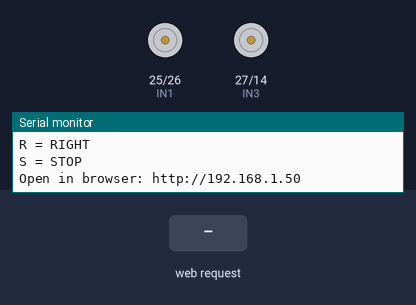
The sketch below on a simulated ESP32. Parts: motor-driver pin pairs drawn as motors (green arrow = first pin HIGH = forward, orange = second pin HIGH = backward, longer = more drive), the last lines printed to the serial monitor. The inputs (shaded band) are chosen by the test bench. WiFi joins after 1.5 s; servers stay silent unless stated.

Above: at 3.7 s.
3.8 s: HTTP request GET /control?move=F received
At 4.7 s:
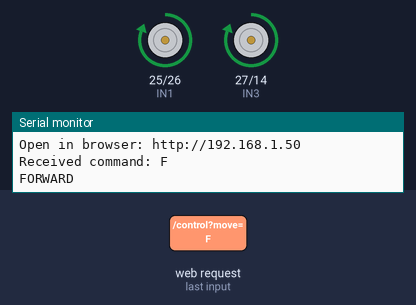
5.3 s: HTTP request GET /control?move=B received
At 5.9 s:
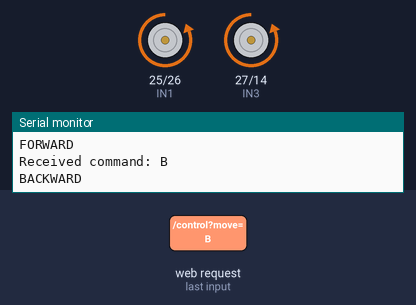
6.8 s: HTTP request GET /control?move=L received
At 8.0 s:
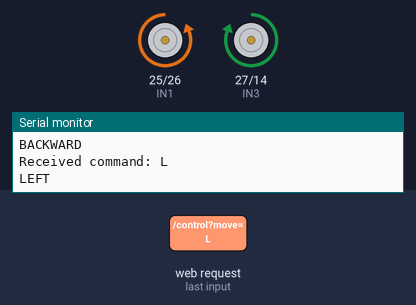
8.3 s: HTTP request GET /control?move=R received
At 9.4 s:
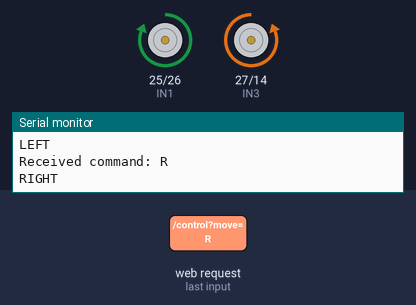
Timing chart, 0 to 10.8 s (numbered marks = the images above; inputs shaded):
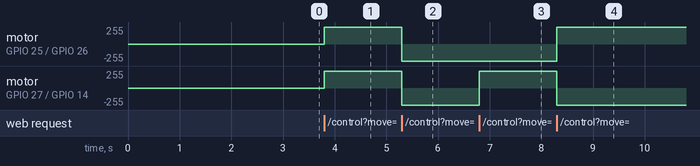

The sketch:

AI_Surveillance_Car.ino
```cpp
#include <WiFi.h>
#include <WebServer.h>

// ==================================================
// WIFI
// ==================================================

const char* ssid = "WIFI NAME";
const char* password = "WIFI PASSWORD";

// ==================================================
// L298N MOTOR PINS
// ==================================================

#define IN1 25
#define IN2 26
#define IN3 27
#define IN4 14

// ==================================================
// WEB SERVER
// ==================================================

WebServer server(80);

// ==================================================
// STOP
// ==================================================

void stopMotors() {

  digitalWrite(IN1, LOW);
  digitalWrite(IN2, LOW);

  digitalWrite(IN3, LOW);
  digitalWrite(IN4, LOW);

  Serial.println("STOP");
}

// ==================================================
// FORWARD
// ==================================================

void moveForward() {

  // Left motor
  digitalWrite(IN1, HIGH);
  digitalWrite(IN2, LOW);

  // Right motor
  digitalWrite(IN3, HIGH);
  digitalWrite(IN4, LOW);

  Serial.println("FORWARD");
}

// ==================================================
// BACKWARD
// ==================================================

void moveBackward() {

  // Left motor
  digitalWrite(IN1, LOW);
  digitalWrite(IN2, HIGH);

  // Right motor
  digitalWrite(IN3, LOW);
  digitalWrite(IN4, HIGH);

  Serial.println("BACKWARD");
}

// ==================================================
// LEFT
// ==================================================

void turnLeft() {

  // Left motor backward
  digitalWrite(IN1, LOW);
  digitalWrite(IN2, HIGH);

  // Right motor forward
  digitalWrite(IN3, HIGH);
  digitalWrite(IN4, LOW);

  Serial.println("LEFT");
}

// ==================================================
// RIGHT
// ==================================================

void turnRight() {

  // Left motor forward
  digitalWrite(IN1, HIGH);
  digitalWrite(IN2, LOW);

  // Right motor backward
  digitalWrite(IN3, LOW);
  digitalWrite(IN4, HIGH);

  Serial.println("RIGHT");
}

// ==================================================
// CONTROL COMMAND
// ==================================================

void handleControl() {

  if (!server.hasArg("move")) {

    server.send(
      400,
      "text/plain",
      "Missing move command"
    );

    return;
  }

  String command = server.arg("move");

  Serial.print("Received command: ");
  Serial.println(command);

  if (command == "F") {

    moveForward();

  }

  else if (command == "B") {

    moveBackward();

  }

  else if (command == "L") {

    turnLeft();

  }

  else if (command == "R") {

    turnRight();

  }

  else if (command == "S") {

    stopMotors();

  }

  else {

    stopMotors();

    server.send(
      400,
      "text/plain",
      "Invalid command"
    );

    return;
  }

  server.send(
    200,
    "text/plain",
    "OK"
  );
}

// ==================================================
// TEST WEB PAGE
// ==================================================

void handleRoot() {

  String html = R"rawliteral(

<!DOCTYPE html>

<html>

<head>

<meta name="viewport"
content="width=device-width, initial-scale=1">

<title>AI Surveillance Car</title>

<style>

body {
  background: #111;
  color: white;
  text-align: center;
  font-family: Arial;
}

button {
  width: 120px;
  height: 65px;
  margin: 8px;
  font-size: 18px;
  border-radius: 10px;
}

</style>

</head>

<body>

<h1>AI Surveillance Car</h1>

<h2>Motor Test</h2>

<button onclick="move('F')">
FORWARD
</button>

<br>

<button onclick="move('L')">
LEFT
</button>

<button onclick="move('S')">
STOP
</button>

<button onclick="move('R')">
RIGHT
</button>

<br>

<button onclick="move('B')">
BACKWARD
</button>

<script>

function move(command) {

  fetch("/control?move=" + command)

  .then(response => response.text())

  .then(data => console.log(data));

}

</script>

</body>

</html>

)rawliteral";

  server.send(
    200,
    "text/html",
    html
  );
}

// ==================================================
// SETUP
// ==================================================

void setup() {

  Serial.begin(115200);

  delay(1000);

  Serial.println();
  Serial.println("==============================");
  Serial.println("AI SURVEILLANCE CAR");
  Serial.println("==============================");

  // Motor pins

  pinMode(IN1, OUTPUT);
  pinMode(IN2, OUTPUT);
  pinMode(IN3, OUTPUT);
  pinMode(IN4, OUTPUT);

  // Make sure robot is stopped
  stopMotors();

  // =================================================
  // WIFI
  // =================================================

  WiFi.begin(
    ssid,
    password
  );

  Serial.print(
    "Connecting to WiFi"
  );

  while (
    WiFi.status() != WL_CONNECTED
  ) {

    delay(500);

    Serial.print(".");
  }

  Serial.println();

  Serial.println(
    "WiFi connected!"
  );

  Serial.print(
    "ESP32 IP address: "
  );

  Serial.println(
    WiFi.localIP()
  );

  // =================================================
  // SERVER
  // =================================================

  server.on(
    "/",
    handleRoot
  );

  server.on(
    "/control",
    handleControl
  );

  server.begin();

  Serial.println(
    "Web server started!"
  );

  Serial.println();

  Serial.println(
    "Commands:"
  );

  Serial.println(
    "F = FORWARD"
  );

  Serial.println(
    "B = BACKWARD"
  );

  Serial.println(
    "L = LEFT"
  );

  Serial.println(
    "R = RIGHT"
  );

  Serial.println(
    "S = STOP"
  );

  Serial.println();

  Serial.print(
    "Open in browser: http://"
  );

  Serial.println(
    WiFi.localIP()
  );
}

// ==================================================
// LOOP
// ==================================================

void loop() {

  server.handleClient();

  delay(2);
}
```

Measured:
- after the input at 3.8 s, motor on GPIO 25 (IN1) / GPIO 26 (IN2), motor on GPIO 27 (IN3) / GPIO 14 (IN4): stopped → forward 255/255 at once
- after the input at 5.3 s, motor on GPIO 25 (IN1) / GPIO 26 (IN2), motor on GPIO 27 (IN3) / GPIO 14 (IN4): forward 255/255 → backward 255/255 at once
- after the input at 6.8 s, motor on GPIO 27 (IN3) / GPIO 14 (IN4): backward 255/255 → forward 255/255 at once
- after the input at 8.3 s, motor on GPIO 25 (IN1) / GPIO 26 (IN2): backward 255/255 → forward 255/255 at once; motor on GPIO 27 (IN3) / GPIO 14 (IN4): forward 255/255 → backward 255/255 at once
